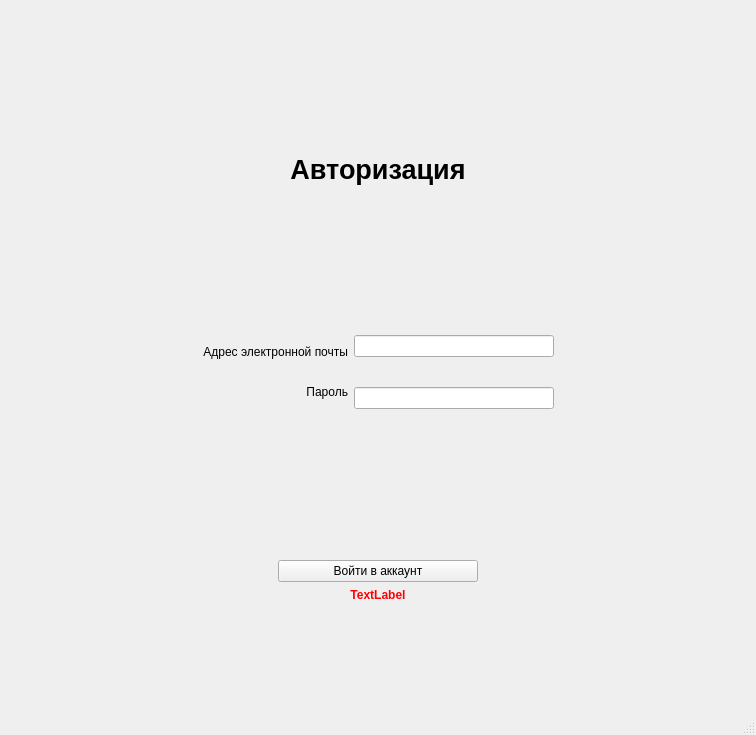
<?xml version="1.0" encoding="UTF-8"?>
<ui version="4.0">
 <class>MainWindow</class>
 <widget class="QMainWindow" name="MainWindow">
  <property name="geometry">
   <rect>
    <x>0</x>
    <y>0</y>
    <width>756</width>
    <height>735</height>
   </rect>
  </property>
  <property name="windowTitle">
   <string>MainWindow</string>
  </property>
  <widget class="QWidget" name="centralwidget">
   <layout class="QVBoxLayout" name="verticalLayout_4">
    <item>
     <spacer name="verticalSpacer_4">
      <property name="orientation">
       <enum>Qt::Vertical</enum>
      </property>
      <property name="sizeHint" stdset="0">
       <size>
        <width>20</width>
        <height>40</height>
       </size>
      </property>
     </spacer>
    </item>
    <item>
     <widget class="QLabel" name="label">
      <property name="maximumSize">
       <size>
        <width>16777215</width>
        <height>16777211</height>
       </size>
      </property>
      <property name="font">
       <font>
        <pointsize>20</pointsize>
        <weight>75</weight>
        <bold>true</bold>
       </font>
      </property>
      <property name="text">
       <string>Авторизация</string>
      </property>
      <property name="alignment">
       <set>Qt::AlignCenter</set>
      </property>
     </widget>
    </item>
    <item>
     <spacer name="verticalSpacer_3">
      <property name="orientation">
       <enum>Qt::Vertical</enum>
      </property>
      <property name="sizeHint" stdset="0">
       <size>
        <width>20</width>
        <height>40</height>
       </size>
      </property>
     </spacer>
    </item>
    <item>
     <layout class="QHBoxLayout" name="horizontalLayout">
      <item>
       <spacer name="horizontalSpacer_2">
        <property name="orientation">
         <enum>Qt::Horizontal</enum>
        </property>
        <property name="sizeHint" stdset="0">
         <size>
          <width>40</width>
          <height>20</height>
         </size>
        </property>
       </spacer>
      </item>
      <item>
       <layout class="QVBoxLayout" name="verticalLayout">
        <item>
         <widget class="QLabel" name="label_2">
          <property name="text">
           <string>Адрес электронной почты</string>
          </property>
          <property name="alignment">
           <set>Qt::AlignRight|Qt::AlignTrailing|Qt::AlignVCenter</set>
          </property>
         </widget>
        </item>
        <item>
         <widget class="QLabel" name="label_3">
          <property name="text">
           <string>Пароль</string>
          </property>
          <property name="alignment">
           <set>Qt::AlignRight|Qt::AlignTrailing|Qt::AlignVCenter</set>
          </property>
         </widget>
        </item>
       </layout>
      </item>
      <item>
       <layout class="QVBoxLayout" name="verticalLayout_3">
        <property name="spacing">
         <number>30</number>
        </property>
        <item>
         <widget class="QLineEdit" name="emailEdit">
          <property name="minimumSize">
           <size>
            <width>200</width>
            <height>0</height>
           </size>
          </property>
          <property name="maximumSize">
           <size>
            <width>500</width>
            <height>16777215</height>
           </size>
          </property>
          <property name="toolTipDuration">
           <number>2</number>
          </property>
         </widget>
        </item>
        <item>
         <widget class="QLineEdit" name="passwordEdit">
          <property name="minimumSize">
           <size>
            <width>200</width>
            <height>0</height>
           </size>
          </property>
          <property name="maximumSize">
           <size>
            <width>500</width>
            <height>16777215</height>
           </size>
          </property>
         </widget>
        </item>
       </layout>
      </item>
      <item>
       <spacer name="horizontalSpacer">
        <property name="orientation">
         <enum>Qt::Horizontal</enum>
        </property>
        <property name="sizeHint" stdset="0">
         <size>
          <width>40</width>
          <height>20</height>
         </size>
        </property>
       </spacer>
      </item>
     </layout>
    </item>
    <item>
     <spacer name="verticalSpacer">
      <property name="orientation">
       <enum>Qt::Vertical</enum>
      </property>
      <property name="sizeHint" stdset="0">
       <size>
        <width>20</width>
        <height>40</height>
       </size>
      </property>
     </spacer>
    </item>
    <item>
     <layout class="QGridLayout" name="gridLayout">
      <item row="0" column="0">
       <widget class="QPushButton" name="aut_b">
        <property name="maximumSize">
         <size>
          <width>200</width>
          <height>16777215</height>
         </size>
        </property>
        <property name="layoutDirection">
         <enum>Qt::LeftToRight</enum>
        </property>
        <property name="text">
         <string>Войти в аккаунт</string>
        </property>
       </widget>
      </item>
      <item row="1" column="0">
       <widget class="QLabel" name="error_label">
        <property name="palette">
         <palette>
          <active>
           <colorrole role="WindowText">
            <brush brushstyle="SolidPattern">
             <color alpha="255">
              <red>255</red>
              <green>0</green>
              <blue>4</blue>
             </color>
            </brush>
           </colorrole>
           <colorrole role="Text">
            <brush brushstyle="SolidPattern">
             <color alpha="255">
              <red>255</red>
              <green>0</green>
              <blue>4</blue>
             </color>
            </brush>
           </colorrole>
           <colorrole role="PlaceholderText">
            <brush brushstyle="SolidPattern">
             <color alpha="128">
              <red>255</red>
              <green>0</green>
              <blue>4</blue>
             </color>
            </brush>
           </colorrole>
          </active>
          <inactive>
           <colorrole role="WindowText">
            <brush brushstyle="SolidPattern">
             <color alpha="255">
              <red>255</red>
              <green>0</green>
              <blue>4</blue>
             </color>
            </brush>
           </colorrole>
           <colorrole role="Text">
            <brush brushstyle="SolidPattern">
             <color alpha="255">
              <red>255</red>
              <green>0</green>
              <blue>4</blue>
             </color>
            </brush>
           </colorrole>
           <colorrole role="PlaceholderText">
            <brush brushstyle="SolidPattern">
             <color alpha="128">
              <red>255</red>
              <green>0</green>
              <blue>4</blue>
             </color>
            </brush>
           </colorrole>
          </inactive>
          <disabled>
           <colorrole role="WindowText">
            <brush brushstyle="SolidPattern">
             <color alpha="255">
              <red>120</red>
              <green>120</green>
              <blue>120</blue>
             </color>
            </brush>
           </colorrole>
           <colorrole role="Text">
            <brush brushstyle="SolidPattern">
             <color alpha="255">
              <red>120</red>
              <green>120</green>
              <blue>120</blue>
             </color>
            </brush>
           </colorrole>
           <colorrole role="PlaceholderText">
            <brush brushstyle="SolidPattern">
             <color alpha="128">
              <red>0</red>
              <green>0</green>
              <blue>0</blue>
             </color>
            </brush>
           </colorrole>
          </disabled>
         </palette>
        </property>
        <property name="font">
         <font>
          <weight>75</weight>
          <bold>true</bold>
         </font>
        </property>
        <property name="text">
         <string>TextLabel</string>
        </property>
        <property name="alignment">
         <set>Qt::AlignCenter</set>
        </property>
       </widget>
      </item>
      <item row="2" column="0">
       <spacer name="verticalSpacer_2">
        <property name="orientation">
         <enum>Qt::Vertical</enum>
        </property>
        <property name="sizeHint" stdset="0">
         <size>
          <width>20</width>
          <height>40</height>
         </size>
        </property>
       </spacer>
      </item>
     </layout>
    </item>
   </layout>
  </widget>
  <widget class="QMenuBar" name="menubar">
   <property name="geometry">
    <rect>
     <x>0</x>
     <y>0</y>
     <width>756</width>
     <height>21</height>
    </rect>
   </property>
  </widget>
  <widget class="QStatusBar" name="statusbar"/>
 </widget>
 <resources/>
 <connections/>
</ui>
